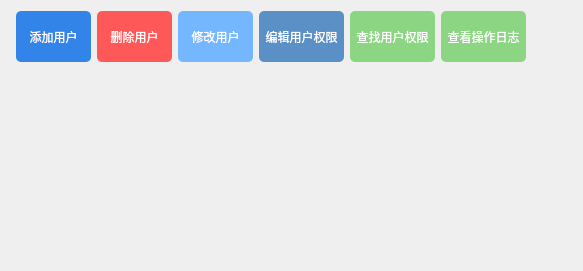
        <widget class="QWidget" name="userPage">
         <layout class="QGridLayout" name="gridLayout">
          <item row="0" column="3">
           <widget class="QPushButton" name="editUserButton">
            <property name="sizePolicy">
             <sizepolicy hsizetype="Fixed" vsizetype="Fixed">
              <horstretch>0</horstretch>
              <verstretch>0</verstretch>
             </sizepolicy>
            </property>
            <property name="minimumSize">
             <size>
              <width>75</width>
              <height>51</height>
             </size>
            </property>
            <property name="maximumSize">
             <size>
              <width>75</width>
              <height>51</height>
             </size>
            </property>
            <property name="styleSheet">
             <string notr="true">QPushButton {
    background-color: #74b7ff; /* 设置背景颜色为蓝色 */
    color: white; /* 设置文字颜色为白色 */
	border: none; /* 取消按钮的边框 */
    border-radius: 5px; /* 按钮圆角 */
}
QPushButton:hover {
	background-color: #1a65d3; /* 悬停时背景颜色为深蓝色 */
	color: white; /* 悬停时文字颜色为白色 */
}</string>
            </property>
            <property name="text">
             <string>修改用户</string>
            </property>
           </widget>
          </item>
          <item row="0" column="4">
           <widget class="QPushButton" name="editUserPermissionButton">
            <property name="sizePolicy">
             <sizepolicy hsizetype="Fixed" vsizetype="Fixed">
              <horstretch>0</horstretch>
              <verstretch>0</verstretch>
             </sizepolicy>
            </property>
            <property name="minimumSize">
             <size>
              <width>85</width>
              <height>51</height>
             </size>
            </property>
            <property name="maximumSize">
             <size>
              <width>85</width>
              <height>51</height>
             </size>
            </property>
            <property name="styleSheet">
             <string notr="true">QPushButton {
    background-color: #5a90c6; /* 设置背景颜色为蓝色 */
    color: white; /* 设置文字颜色为白色 */
	border: none; /* 取消按钮的边框 */
    border-radius: 5px; /* 按钮圆角 */
}
QPushButton:hover {
	background-color: #1a65d3; /* 悬停时背景颜色为深蓝色 */
	color: white; /* 悬停时文字颜色为白色 */
}</string>
            </property>
            <property name="text">
             <string>编辑用户权限</string>
            </property>
           </widget>
          </item>
          <item row="0" column="2">
           <widget class="QPushButton" name="deleteUserButton">
            <property name="sizePolicy">
             <sizepolicy hsizetype="Fixed" vsizetype="Fixed">
              <horstretch>0</horstretch>
              <verstretch>0</verstretch>
             </sizepolicy>
            </property>
            <property name="minimumSize">
             <size>
              <width>75</width>
              <height>51</height>
             </size>
            </property>
            <property name="maximumSize">
             <size>
              <width>75</width>
              <height>51</height>
             </size>
            </property>
            <property name="styleSheet">
             <string notr="true">QPushButton{
    background-color: #ff5858; /* 设置背景颜色为红色 */
	color: white;
    border-radius: 5px; /* 按钮圆角（可选） */
}
QPushButton:hover {
	background-color:#df4d4d; /* 悬停时背景颜色为深红色 */
	color: white; /* 悬停时文字颜色为白色 */
}</string>
            </property>
            <property name="text">
             <string>删除用户</string>
            </property>
           </widget>
          </item>
          <item row="0" column="0">
           <spacer name="horizontalSpacer_4">
            <property name="orientation">
             <enum>Qt::Orientation::Horizontal</enum>
            </property>
            <property name="sizeType">
             <enum>QSizePolicy::Policy::Fixed</enum>
            </property>
            <property name="sizeHint" stdset="0">
             <size>
              <width>5</width>
              <height>20</height>
             </size>
            </property>
           </spacer>
          </item>
          <item row="0" column="6">
           <widget class="QPushButton" name="ViewLogsButton">
            <property name="sizePolicy">
             <sizepolicy hsizetype="Fixed" vsizetype="Fixed">
              <horstretch>0</horstretch>
              <verstretch>0</verstretch>
             </sizepolicy>
            </property>
            <property name="minimumSize">
             <size>
              <width>85</width>
              <height>51</height>
             </size>
            </property>
            <property name="maximumSize">
             <size>
              <width>85</width>
              <height>51</height>
             </size>
            </property>
            <property name="styleSheet">
             <string notr="true">QPushButton {
    background-color:#8bd583; /* 设置背景颜色为蓝色 */
    color: white; /* 设置文字颜色为白色 */
	border: none; /* 取消按钮的边框 */
    border-radius: 5px; /* 按钮圆角 */
}
QPushButton:hover {
	background-color: #71ad6b; /* 悬停时背景颜色为深绿色 */
	color: white; /* 悬停时文字颜色为白色 */
}</string>
            </property>
            <property name="text">
             <string>查看操作日志</string>
            </property>
           </widget>
          </item>
          <item row="0" column="7">
           <spacer name="horizontalSpacer">
            <property name="orientation">
             <enum>Qt::Orientation::Horizontal</enum>
            </property>
            <property name="sizeHint" stdset="0">
             <size>
              <width>40</width>
              <height>20</height>
             </size>
            </property>
           </spacer>
          </item>
          <item row="0" column="1">
           <widget class="QPushButton" name="addUserButton">
            <property name="sizePolicy">
             <sizepolicy hsizetype="Fixed" vsizetype="Fixed">
              <horstretch>0</horstretch>
              <verstretch>0</verstretch>
             </sizepolicy>
            </property>
            <property name="minimumSize">
             <size>
              <width>75</width>
              <height>51</height>
             </size>
            </property>
            <property name="maximumSize">
             <size>
              <width>75</width>
              <height>51</height>
             </size>
            </property>
            <property name="font">
             <font>
              <pointsize>9</pointsize>
             </font>
            </property>
            <property name="styleSheet">
             <string notr="true">QPushButton {
    background-color:#3284e8; /* 设置背景颜色为蓝色 */
    color: white; /* 设置文字颜色为白色 */
	border: none; /* 取消按钮的边框 */
    border-radius: 5px; /* 按钮圆角 */
}
QPushButton:hover {
	background-color: #1a65d3; /* 悬停时背景颜色为深蓝色 */
	color: white; /* 悬停时文字颜色为白色 */
}</string>
            </property>
            <property name="text">
             <string>添加用户</string>
            </property>
           </widget>
          </item>
          <item row="0" column="5">
           <widget class="QPushButton" name="searchUserPermissionButton">
            <property name="sizePolicy">
             <sizepolicy hsizetype="Fixed" vsizetype="Fixed">
              <horstretch>0</horstretch>
              <verstretch>0</verstretch>
             </sizepolicy>
            </property>
            <property name="minimumSize">
             <size>
              <width>85</width>
              <height>51</height>
             </size>
            </property>
            <property name="maximumSize">
             <size>
              <width>85</width>
              <height>51</height>
             </size>
            </property>
            <property name="styleSheet">
             <string notr="true">QPushButton {
    background-color:#8bd583; /* 设置背景颜色为绿色 */
    color: white; /* 设置文字颜色为白色 */
	border: none; /* 取消按钮的边框 */
    border-radius: 5px; /* 按钮圆角 */
}
QPushButton:hover {
	background-color: #71ad6b; /* 悬停时背景颜色为深绿色 */
	color: white; /* 悬停时文字颜色为白色 */
}</string>
            </property>
            <property name="text">
             <string>查找用户权限</string>
            </property>
           </widget>
          </item>
          <item row="1" column="1" colspan="7">
           <widget class="QTableView" name="userTableView">
            <property name="styleSheet">
             <string notr="true">QTableView {
    background-color: transparent; /* 背景透明 */
    border: none; /* 取消外层边框 */
    gridline-color: transparent; /* 隐藏网格线 */
}

QTableView::item {
    border: none; /* 取消单元格边框 */
    padding: 0; /* 去除单元格内边距 */
}

QHeaderView::section {
    background-color: #a8a8a8; /* 表头背景颜色 */
    color: black; /* 表头文字颜色 */
    border: none; /* 取消表头边框 */
    font-weight: bold; /* 表头文字加粗 */
    font-size: 15px; /* 调整表头文字大小 */
}
</string>
            </property>
            <attribute name="horizontalHeaderShowSortIndicator" stdset="0">
             <bool>false</bool>
            </attribute>
            <attribute name="verticalHeaderVisible">
             <bool>false</bool>
            </attribute>
           </widget>
          </item>
         </layout>
        </widget>
